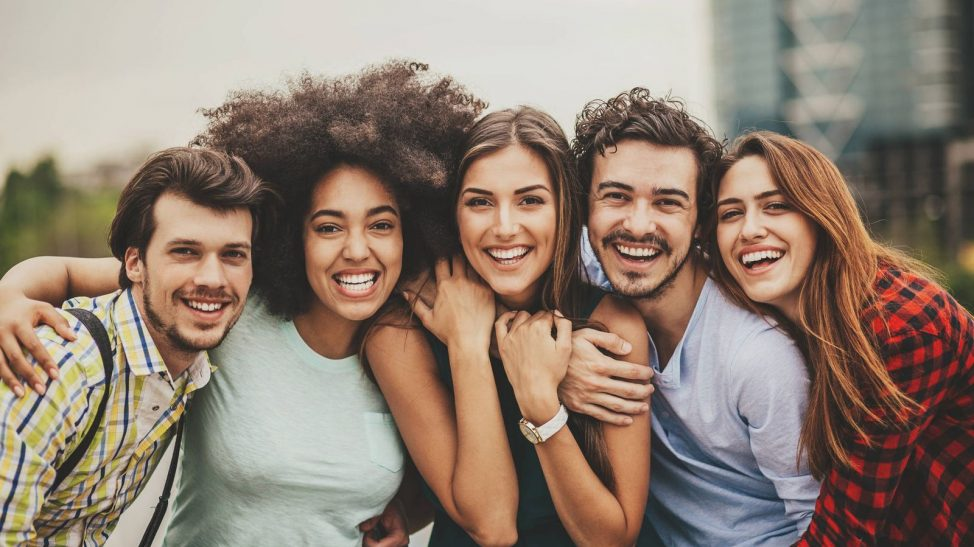
#> input picture Extrayendo rostros/imagenes/gente.jpg, 974 x 547 px, found by its file name; its folder holds only this picture in this run
$ python CapturandoRostrosBancoDeImagenes.py
#> lines starting #> are read from the running program, lines starting #| are printed output that depends on the picture; after the words box and inside, x2 and y2 are one past the last pixel; in counts of white or black regions, pixels touching at a corner belong together
import cv2 # Se importa el modulo de opencv
import os # Se importa le modulo os para acceder y crear directorios

imagesPath = "C:/Users/1hgue/OneDrive/Escritorio/ITCH/8vo Semestre/Proyecto del servicio/Extrayendo rostros/imagenes" # Se almacena la ruta de la carpeta que contiene las
                                                                                                                      # imagenes de donde se tomaran los rostros
imagesPathList = os.listdir(imagesPath) # Se crea un arreglo para almacenar los nombres de las imagenes encontradas
#print('imagesPathList=',imagesPathList) # Se imprime el arreglo de los nombres de las imagenes

if not os.path.exists('Rostros en imagenes'): # En caso de no existir la carpeta Rostros en imagenes se crea dicha carpeta
    print('Carpeta creada: Rostros en imagenes') # Se imprime un mensaje que indica que se ha creado la carpeta
    os.makedirs('Rostros en imagenes') # Se crea la carpeta "Rostros en imagenes"

faceClassif = cv2.CascadeClassifier(cv2.data.haarcascades+'haarcascade_frontalface_default.xml') # Se carga el clasificador de haarcascades para detectar rostros frontales

count = 0 # Se instancia y define la variable que servira para diferenciar a los rostros detectados
for imageName in imagesPathList: # Se realiza un ciclo for que a la vez asigna el nombre de cada imagen a una variable
    #print('imageName=',imageName) Se imprime el nombre de la imagen a trabajar
    image = cv2.imread(imagesPath+'/'+imageName) # Se guarda desde la carpeta de la base de datos la imagen a trabajar  en la variable image
#> image is the input picture: shape (547, 974, 3); mean B, G, R 114.8, 128.1, 145.2
    print(image)
#> (printed output is left out)
    imageAux = image.copy() # Se crea una copia intacta de la imagen
    gray = cv2.cvtColor(image, cv2.COLOR_BGR2GRAY) # Se transforma la imagen a escala de grices y se guarda en la variable gray
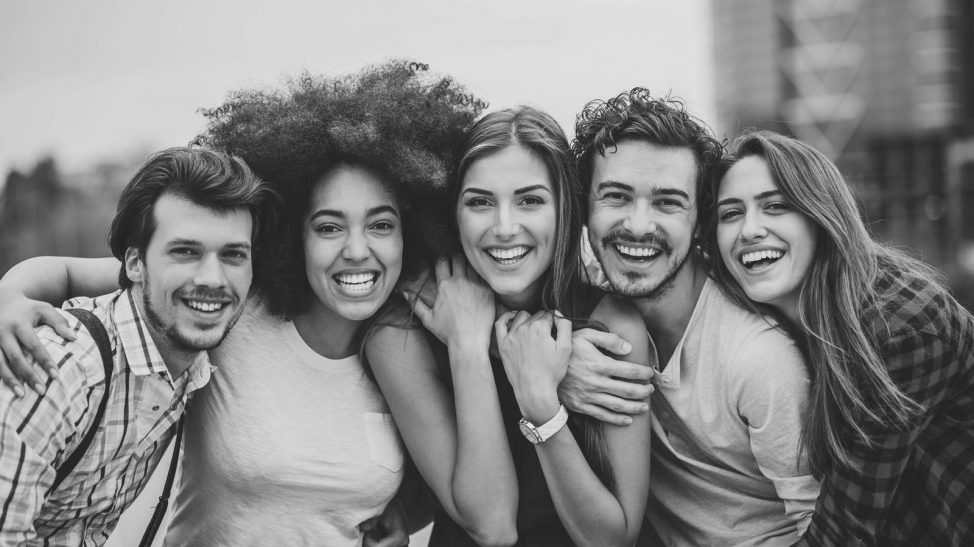
#> gray: shape (547, 974); min 18, max 244, mean 131.7

    faces = faceClassif.detectMultiScale( gray,scaleFactor = 1.3,minNeighbors=10,minSize=(20,20),maxSize=(2000,2000) ) # Se realiza la deteccion de rostros dentro de la imagen
#> faces = [[443, 152, 130, 130], [695, 166, 116, 116], [289, 176, 129, 129], [572, 146, 138, 138], [139, 203, 134, 134]]

    for (x,y,w,h) in faces: # Se realiza un for en el que se asignaran los las coordenadas de inicio de cada rostro ademas del ancho y alto a las variables x, y, w & z
        cv2.rectangle(image,(x,y),(x+w,y+h),(128,0,255),2) # Se dibuja un rectangulo sobre cada rostro detectado en la imagen
#> this loop made 5 passes
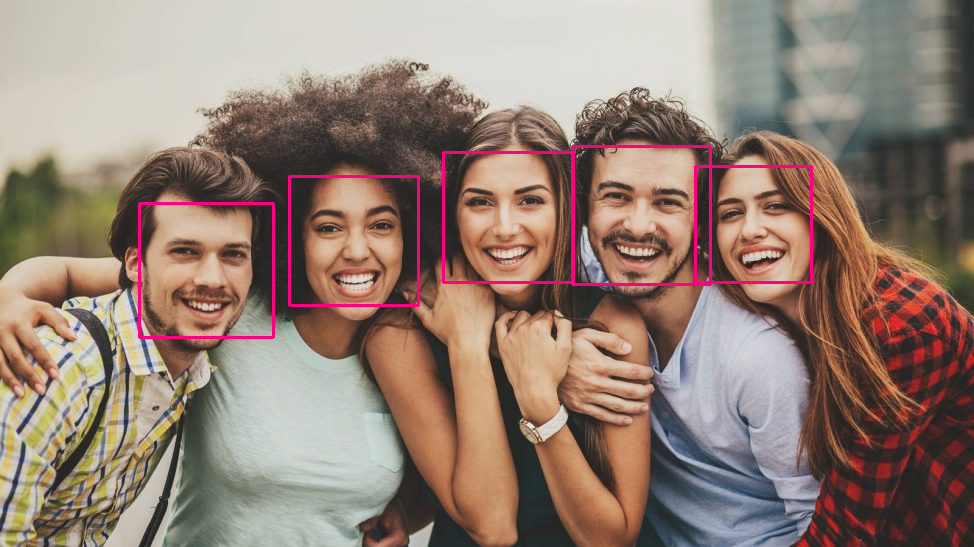
#> image: shape (547, 974, 3); 1.4% of pixels changed, all inside (x1, y1, x2, y2) = (138, 145, 813, 339)
    cv2.rectangle(image,(10,5),(450,25),(255,255,355)) # Se crea un rectangulo para enmarcar un mensaje
    cv2.putText(image,'Presione s, para almacenar los Rostros en imagenes',(10,20),2,0.5,(128,0,255),1,cv2.LINE_AA) # Se coloca un mensaje para decidir si se guardaran los rostros detectados
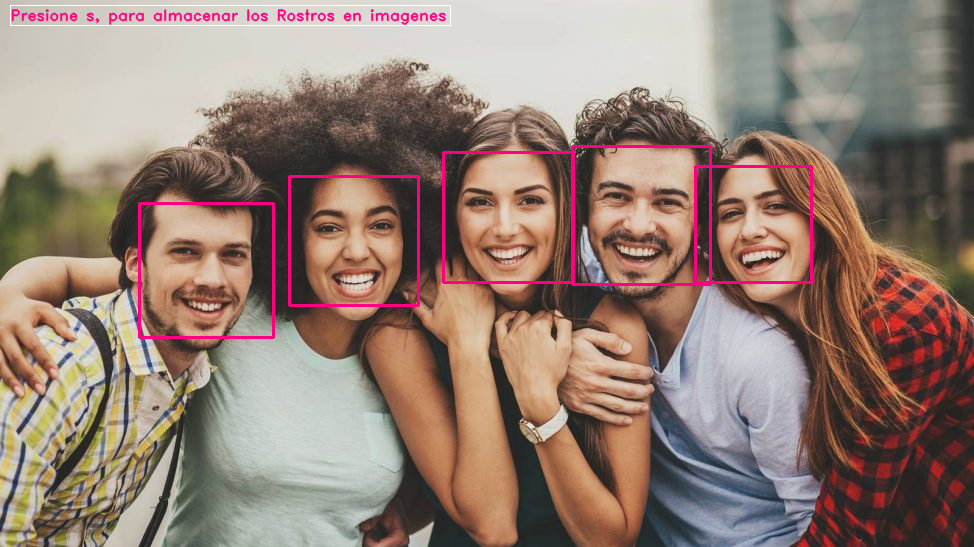
#> image: shape (547, 974, 3); mean B, G, R 115.5, 126.4, 147.5
    cv2.imshow('image',image) # Se muestra la imagen con los rostros enmarcados y el mensaje para almacenar
    k = cv2.waitKey(0) # Se almacena la ultima tecla presionada en la variable k
#> (key Esc is pressed here)
    if k == ord('s'): # Si la tecla presionada fue la 's' se iniciara el almacenamiento del rostro
        for(x,y,w,h) in faces: # Se realiza un ciclo en el que se tomaran las coordenadas de inicio de los rostros, el ancho y alto de los rostros
            rostro = imageAux[y:y+h,x:x+w] # Se crea un recorte del rostro detectado desde la imagen auxiliar
            rostro = cv2.resize(rostro,(150,150),interpolation=cv2.INTER_CUBIC) # Se redimenciona el recorte a 150x150px
            cv2.imshow('rostro',rostro) # Se muestra el rostro detectado
            #cv2.waitkey(0)
            cv2.imwrite('Rostros en imagenes/rostro_{}.jpg'.format(count),rostro) # Se crea una imagen dentro de la carpeta Rostros en imagenes con el nombre rostro y un numero distintivo
            count = count + 1 # Se aumenta en uno el contador
    elif k == 27: # En caso de presionarse el espacio se brincara el proceso de almacenaje de rostros
        break

cv2.destroyAllWindows()

$ run again, on Extrayendo rostros/imagenes/gente6.jpg
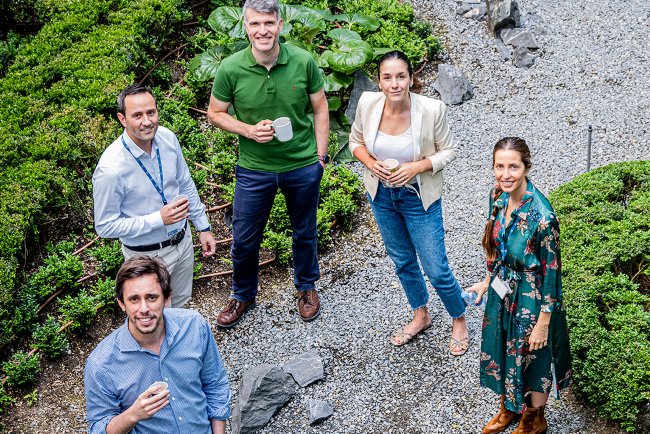
#> input picture Extrayendo rostros/imagenes/gente6.jpg, 1300 x 867 px, found by its file name (shown at 1/2 size)
#> image is the input picture: shape (867, 1300, 3); mean B, G, R 109, 123.9, 110.8
#> (printed output is left out)
#> `gray = cv2.cvtColor(image, cv2.COLOR_BGR2GRAY)`:
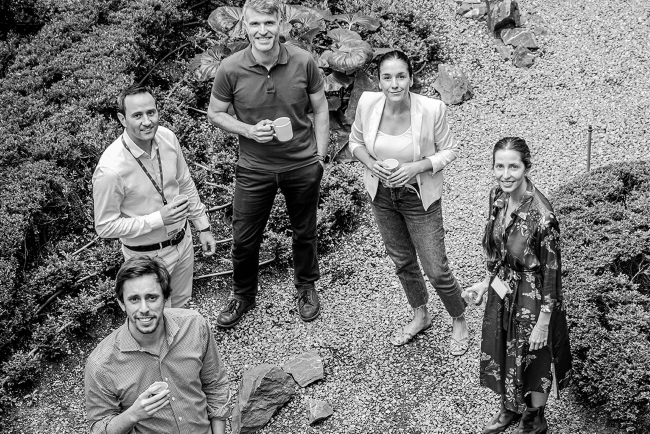
#> gray: shape (867, 1300) (shown at 1/2 size); min 0, max 255, mean 118.3
#> faces = [[749, 124, 79, 79], [973, 303, 81, 81], [230, 554, 113, 113]]
#> the loop `for (x,y,w,h) in faces:` made 3 passes
#> `cv2.putText(image,'Presione s, para almacenar los Rostros en imagenes'..`:
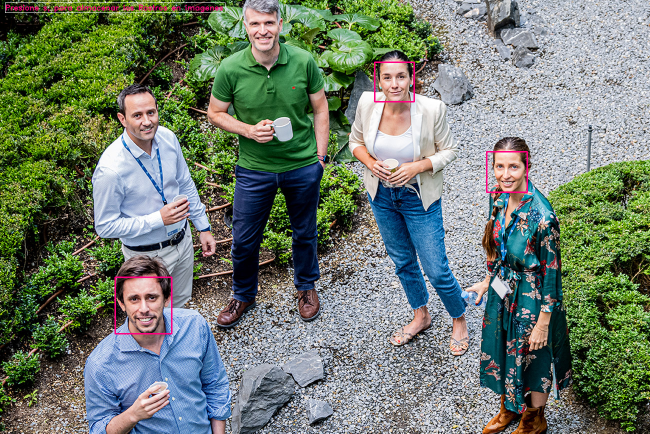
#> image: shape (867, 1300, 3) (shown at 1/2 size); mean B, G, R 109.4, 123.6, 111.6

$ run again, on Extrayendo rostros/imagenes/gente2.jpg
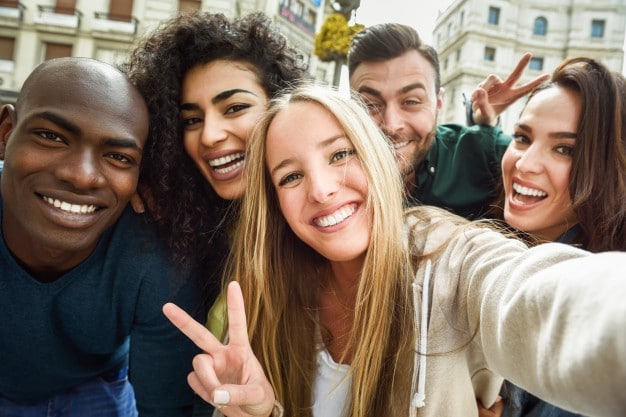
#> input picture Extrayendo rostros/imagenes/gente2.jpg, 626 x 417 px, found by its file name
#> image is the input picture: shape (417, 626, 3); mean B, G, R 100.7, 114.2, 130.3
#> (printed output is left out)
#> `gray = cv2.cvtColor(image, cv2.COLOR_BGR2GRAY)`:
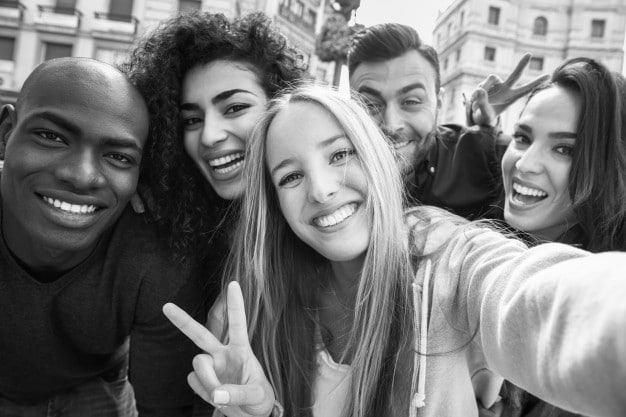
#> gray: shape (417, 626); min 0, max 255, mean 117.5
#> faces = [[148, 55, 138, 138]]
#> the loop `for (x,y,w,h) in faces:` made 1 pass
#> `cv2.putText(image,'Presione s, para almacenar los Rostros en imagenes'..`:
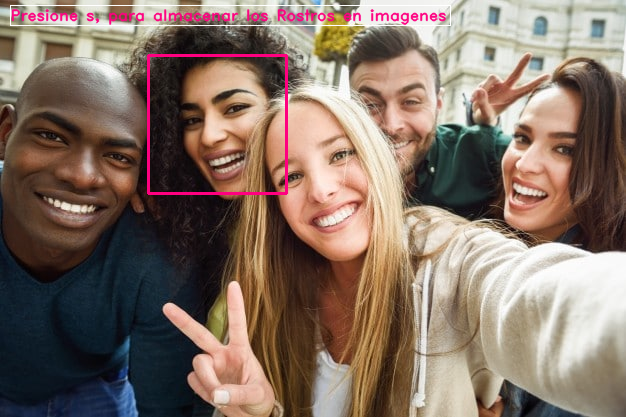
#> image: shape (417, 626, 3); mean B, G, R 101.2, 112.9, 132
